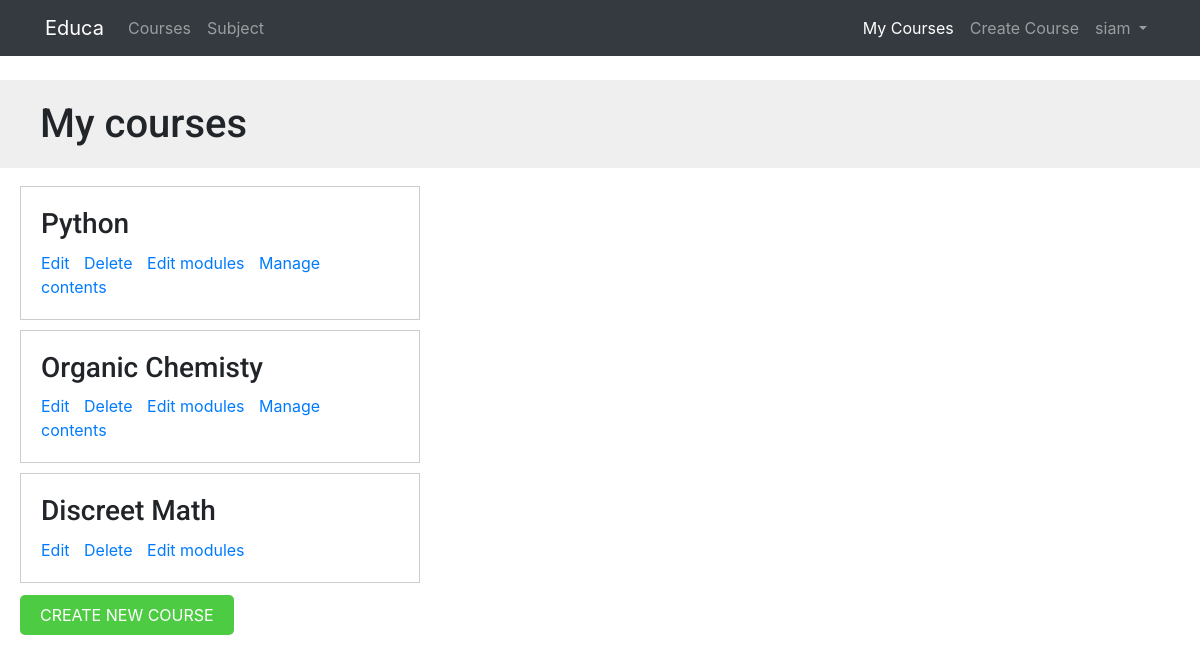
The page /course/mine/ (signed in) on the database its author committed.
### courses/models.py (models this page shows, shortened)
class Course(models.Model):
    owner = models.ForeignKey(User,
                    related_name='courses_created',
                    on_delete=models.CASCADE)
    subject = models.ForeignKey(Subject, related_name='courses',
                        on_delete=models.CASCADE)
    title = models.CharField(max_length=200)
    slug = models.SlugField(max_length=200, unique=True)
    overview = models.TextField()
    created = models.DateTimeField(auto_now_add=True)
    students = models.ManyToManyField(User,
                                      related_name='courses_joined',
                                      blank=True)
    class Meta:
        ordering = ['-created']

### courses/views.py (the view)
class ManageCourseListView(OwnerCourseMixin, ListView): #listview with mixin
    template_name = 'courses/manage/course/list.html'

### courses/templatetags/course.py (called while the page is built)
@register.filter(name='has_group')
def has_group(user, group_name):
    group = Group.objects.get(name=group_name)
    return True if group in user.groups.all() else False

### templates/courses/manage/course/list.html (shortened to what this page needs)
{% extends "base.html" %}
{% block content %}
  <h1>My courses</h1>
  <div class="module">
    {% for course in object_list %}
      <div class="course-info">
        <h3>{{ course.title }}</h3>
        <p>
          <a href="{% url "course_edit" course.id %}">Edit</a>
          <a href="{% url "course_delete" course.id %}">Delete</a>
          <a href="{% url "course_module_update" course.id %}">Edit modules</a>
          {% if course.modules.count > 0 %}
            <a href="{% url "module_content_list" course.modules.first.id %}">Manage contents</a>
          {% endif %}
        </p>
      </div>
    {% empty %}
      <p>You haven't created any courses yet.</p>
    {% endfor %}
    <p>
      <a href="{% url "course_create" %}" class="button">Create new course</a>
    </p>
  </div>
{% endblock %}

### templates/base/navbar.html (shortened to what this page needs)
{% load course %}
{% url 'course_list' as course_list %}
{% url 'home' as home_url %}
{% url 'sub_list' as subject_url %}
{% url 'manage_course_list' as mine %}
{% url 'student_course_list' as std %}
{% url 'course_create' as create_url %}
<div  class="navbar navbar-expand-md navbar-dark bg-dark mb-4">
  <div class="container">
    <a href="{{ home_url }}" class=" navbar-brand">Educa</a>
<div class="collapse navbar-collapse" id="navbarSupportedContent">
     <ul class="navbar-nav mr-auto">
       <li class="nav-item {% if request.path == course_list %}active{% endif %}">
         <a class="nav-link" href="{{ course_list }}">Courses <span class="sr-only">(current)</span></a>
       </li>
       <li class="nav-item {% if request.path == subject_url %}active{% endif %}">
         <a class="nav-link" href="{{ subject_url }}">Subject</a>
       </li>
     </ul>
 </div>
 <div class="collapse navbar-collapse" id="navbarCollapse">
     {% if user.is_authenticated %}
       <ul class="navbar-nav ml-auto">
        {% if request.user|has_group:"Instructors" %}
         <li class="nav-item {% if request.path == mine %}active{% endif %}">
           <a class="nav-link" href="{{mine}}">My Courses</a>
         </li>
         <li class="nav-item {% if request.path == create_url %}active{% endif %}">
           <a class="nav-link" href="{{create_url}}">Create Course</a>
         </li>
         {% else %}
         <li class="nav-item {% if request.path == std %}active{% endif %}">
           <a class="nav-link" href="{{std}}">Enrolled Courses</a>
         </li>
         {% endif %}
           <li class="nav-item">
             <a class="nav-link dropdown-toggle" href="#" id="userMenu"
               data-toggle="dropdown" aria-haspopup="true"
               aria-expanded="false">
               {{ user.username }}
             </a>
           </li>
         </ul>
       {% endif %}
     </div>
  </div>
</div>

### static/css/base.css (style rules this page uses)
body { margin:0; font-family:'Roboto', sans-serif; font-weight:400; color:#333; }
a { color:#3fad37; text-decoration:none; }
ul { float:left; }
h1, h2, h3, h4, h5, h6 { font-family:'Roboto', sans-serif; font-weight:300; }
h1 { background:#efefef; width:100%; overflow:auto; padding:20px 0 20px 40px; margin:0; }
.module { padding:10px 20px; float:left; width:600px; }
.module h3 { margin:20px 0 0; padding:0; width:100%; }
.module p { margin:10px 0 20px; width:100%; float:left; }
input[type=submit], a.button { border-radius:5px; background:#4dcc43; color:#fff; font-size:16px; text-transform:uppercase; border:none; padding:10px 20px; margin:20px 0; }
.course-info { border:1px solid #ccc; padding:0 20px; margin-bottom:10px; width:400px; overflow:auto; }
.course-info a { margin-right:10px; }

### rows shown on the page
Course: title "Python", shows "Manage contents"
Course: title "Organic Chemisty", shows "Manage contents"
Course: title "Discreet Math"

### other values the page prints
{{ user.username }} "siam"
